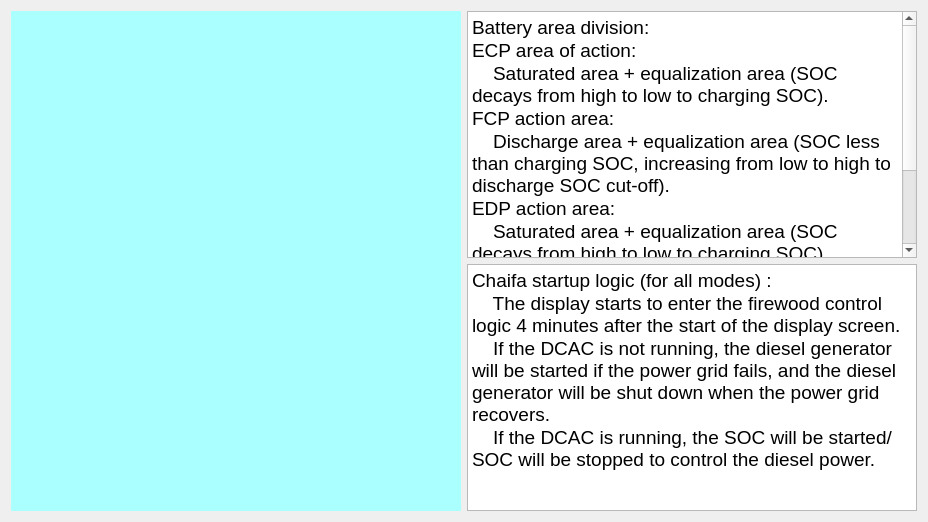
          <widget class="QWidget" name="AreaDivisionpage">
           <layout class="QGridLayout" name="gridLayout_5">
            <item row="0" column="0">
             <layout class="QHBoxLayout" name="horizontalLayout" stretch="3,4">
              <item>
               <widget class="QLabel" name="BatteryArea">
                <property name="minimumSize">
                 <size>
                  <width>450</width>
                  <height>500</height>
                 </size>
                </property>
                <property name="maximumSize">
                 <size>
                  <width>16777215</width>
                  <height>16777215</height>
                 </size>
                </property>
                <property name="styleSheet">
                 <string notr="true">border-image: url(:/new_ui/UI/电池区域划分.png);
background-color: rgb(170, 255, 255);</string>
                </property>
                <property name="text">
                 <string/>
                </property>
               </widget>
              </item>
              <item>
               <layout class="QVBoxLayout" name="verticalLayout_4">
                <item>
                 <widget class="QPlainTextEdit" name="BatteryAreaEdit">
                  <property name="minimumSize">
                   <size>
                    <width>450</width>
                    <height>0</height>
                   </size>
                  </property>
                  <property name="maximumSize">
                   <size>
                    <width>16777215</width>
                    <height>16777215</height>
                   </size>
                  </property>
                  <property name="font">
                   <font>
                    <pointsize>14</pointsize>
                   </font>
                  </property>
                  <property name="plainText">
                   <string>Battery area division:
ECP area of action:
    Saturated area + equalization area (SOC decays from high to low to charging SOC).
FCP action area:
    Discharge area + equalization area (SOC less than charging SOC, increasing from low to high to discharge SOC cut-off).
EDP action area:
    Saturated area + equalization area (SOC decays from high to low to charging SOC).
FDP action area:
    Discharge area + equalization area (SOC less than charging SOC, increasing from low to high to discharge SOC cut-off).</string>
                  </property>
                 </widget>
                </item>
                <item>
                 <widget class="QPlainTextEdit" name="ChaifaLogicEdit">
                  <property name="minimumSize">
                   <size>
                    <width>450</width>
                    <height>160</height>
                   </size>
                  </property>
                  <property name="maximumSize">
                   <size>
                    <width>16777215</width>
                    <height>16777215</height>
                   </size>
                  </property>
                  <property name="font">
                   <font>
                    <pointsize>14</pointsize>
                   </font>
                  </property>
                  <property name="plainText">
                   <string>Chaifa startup logic (for all modes) :
    The display starts to enter the firewood control logic 4 minutes after the start of the display screen. 
    If the DCAC is not running, the diesel generator will be started if the power grid fails, and the diesel generator will be shut down when the power grid recovers. 
    If the DCAC is running, the SOC will be started/SOC will be stopped to control the diesel power.</string>
                  </property>
                 </widget>
                </item>
               </layout>
              </item>
             </layout>
            </item>
           </layout>
          </widget>
